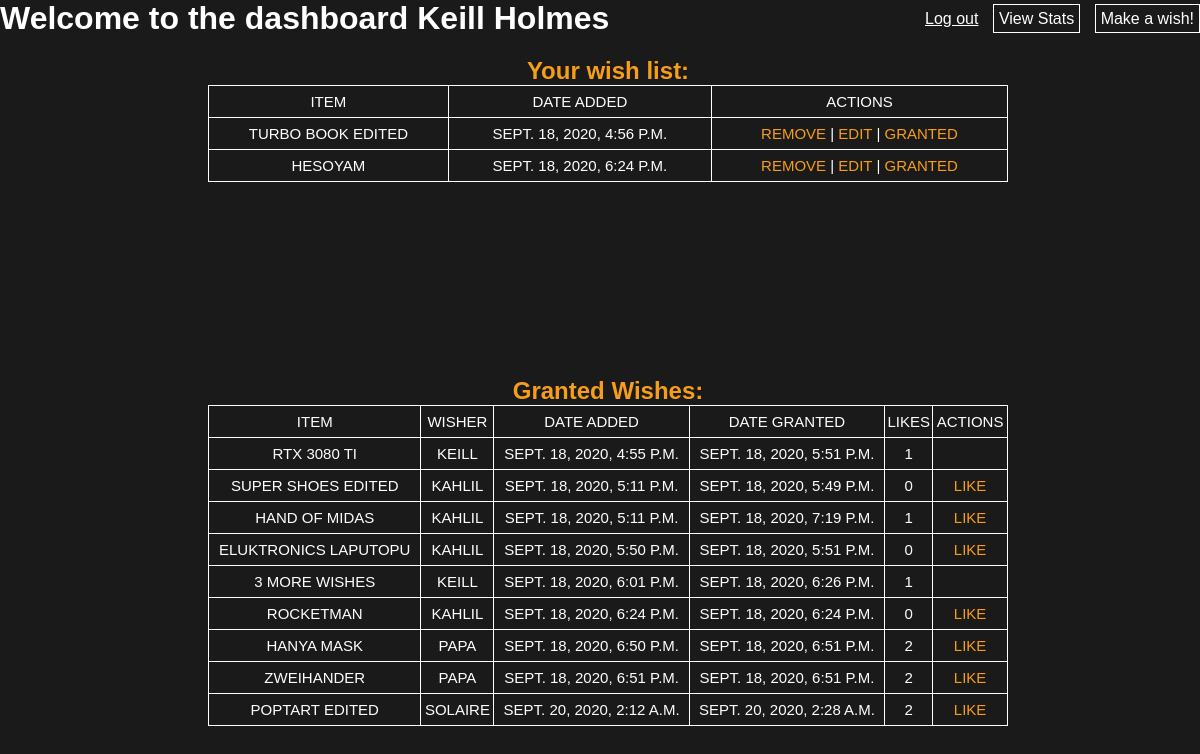
Page /wishes (signed in) on the committed database.
### examapp/models.py (models this page shows)
class User(models.Model):
    first_name = models.CharField(max_length=254)
    last_name = models.CharField(max_length=254)
    email = models.EmailField(max_length=254)
    password = models.CharField(max_length=254)
    created_at = models.DateTimeField(auto_now_add=True)
    updated_at = models.DateTimeField(auto_now=True)
    objects = UserManager()

class Wish(models.Model):
    title = models.CharField(max_length=254)
    desc = models.TextField()
    uploaded_by = models.ForeignKey('User', related_name='wish_uploaded', on_delete=models.CASCADE)
    is_granted = models.BooleanField(default=False)
    created_at = models.DateTimeField(auto_now_add=True)
    updated_at = models.DateTimeField(auto_now=True)
    users_who_liked = models.ManyToManyField('User', related_name='liked_wish')
    objects = UserManager()

### examapp/views.py (the view)
# urls.py: path('wishes', views.dashboard),
def dashboard(request):
    if 'uuid' not in request.session:
        print("NO SESSION, invalid dashboard access")
        return redirect('/')
    this_user = User.objects.get(id=request.session['uuid'])
    this_user_wishes = this_user.wish_uploaded.all()
    context = {
        'user_object': this_user,
        'all_users_wishes' : this_user_wishes.filter(is_granted=False),
        'all_wishes' : Wish.objects.filter(is_granted=True)
    }
    print("*"*50)
    print(f"User {this_user.first_name} wishes are {this_user.wish_uploaded.all()}")
    return render(request, 'dashboard.html', context)

### examapp/templates/dashboard.html (shortened to what this page needs)
<!DOCTYPE html>
<html lang="en">
<head>
    {%load static%}
    <link rel="stylesheet" href="{%static 'css/style.css'%}">
</head>
<body>
    <div class="beegcontainer">
        <div class="header_container">
            <h1>Welcome to the dashboard {{user_object.first_name}} {{user_object.last_name}}</h1>
            <section class="header_right_links">
                <a href="/logout">Log out</a>
                <a href="/wishes/stats" class="header_a_box">View Stats</a>
                <a href="/wishes/new" class="header_a_box">Make a wish!</a>
            </section>
        </div>
        <div class="maincontainer">
            <div class="top_container">
                <h2>Your wish list:</h2>
                <table class="user_wish_table">
                    <thead>
                        <tr>
                            <td>Item</td>
                            <td>Date Added</td>
                            <td>Actions</td>
                        </tr>
                    </thead>
                    <tbody>
                        {%for single_wish in all_users_wishes%}
                        <tr>
                            <td>{{single_wish.title}}</td>
                            <td>{{single_wish.created_at}}</td>
                            <td>
                                <a href="/remove/{{single_wish.id}}">Remove</a> |
                                <a href="/wishes/edit/{{single_wish.id}}">Edit</a> |
                                <a href="/grant/{{single_wish.id}}">Granted</a>
                            </td>
                        </tr>
                        {%endfor%}
                    </tbody>
                </table>
            </div>
            <div class="bot_container">
                <h2>Granted Wishes:</h2>
                <table class="all_wish_table">
                    <thead>
                        <tr>
                            <td>Item</td>
                            <td>Wisher</td>
                            <td>Date Added</td>
                            <td>Date Granted</td>
                            <td>Likes</td>
                            <td>Actions</td>
                        </tr>
                    </thead>
                    <tbody>
                        {%for single_wish in all_wishes%}
                        <tr>
                            <td>{{single_wish.title}}</td>
                            <td>{{single_wish.uploaded_by.first_name}}</td>
                            <td>{{single_wish.created_at}}</td>
                            <td>{{single_wish.updated_at}}</td>
                            <td>{{single_wish.users_who_liked.all | length}}</td>
                            <td>
                                {%if user_object.id == single_wish.uploaded_by.id%}
                                {%else%}
                                <a href="/like/{{single_wish.id}}">Like</a>
                                {%endif%}
                            </td>
                        </tr>
                        {%endfor%}
                    </tbody>
                </table>
            </div>
        </div>
    </div>
</body>
</html>

### examapp/static/css/style.css (style rules this page uses)
* { margin: 0px; padding: 0px; }
body { background-color: #1A1A1A; font-family: Verdana, Geneva, Tahoma, sans-serif; color: white; }
.header_container { display: flex; justify-content: space-between; align-items: center; }
.header_container a { color: white; }
.header_a_box { border: 1px solid white; padding: 5px; text-decoration: none; margin-left: 10px; }
.maincontainer { width: 98%; padding: 10px; }
.top_container { width: 100%; height: 300px; padding: 10px; }
.maincontainer h2 { text-align: center; color: #F79E19;; }
.bot_container { width: 100%; height: 300px; padding: 10px; }
table { border-top: 1px solid white; border-bottom: 1px solid white; border-collapse: collapse; text-transform: uppercase; font-size: 15px; margin-bottom: 15px; text-align: center; width: 800px; margin: auto; }
table td { padding: 7px 0; text-align: center; border-left: 1px solid white; border-right: 1px solid white; border-bottom: 1px solid white; }
table a { color: #F79E19; text-decoration: none; }

### rows in the picture
User: first_name "Keill", last_name "Holmes"
Wish: title "TURBO BOOK EDITED", created_at "SEPT. 18, 2020, 4:56 P.M."
Wish: title "HESOYAM", created_at "SEPT. 18, 2020, 6:24 P.M."
Wish: title "RTX 3080 TI", uploaded_by.first_name "KEILL", created_at "SEPT. 18, 2020, 4:55 P.M.", updated_at "SEPT. 18, 2020, 5:51 P.M.", users_who_liked.all|length "1"
Wish: title "SUPER SHOES EDITED", uploaded_by.first_name "KAHLIL", created_at "SEPT. 18, 2020, 5:11 P.M.", updated_at "SEPT. 18, 2020, 5:49 P.M.", users_who_liked.all|length "0"
Wish: title "HAND OF MIDAS", uploaded_by.first_name "KAHLIL", created_at "SEPT. 18, 2020, 5:11 P.M.", updated_at "SEPT. 18, 2020, 7:19 P.M.", users_who_liked.all|length "1"
Wish: title "ELUKTRONICS LAPUTOPU", uploaded_by.first_name "KAHLIL", created_at "SEPT. 18, 2020, 5:50 P.M.", updated_at "SEPT. 18, 2020, 5:51 P.M.", users_who_liked.all|length "0"
Wish: title "3 MORE WISHES", uploaded_by.first_name "KEILL", created_at "SEPT. 18, 2020, 6:01 P.M.", updated_at "SEPT. 18, 2020, 6:26 P.M.", users_who_liked.all|length "1"
Wish: title "ROCKETMAN", uploaded_by.first_name "KAHLIL", created_at "SEPT. 18, 2020, 6:24 P.M.", updated_at "SEPT. 18, 2020, 6:24 P.M.", users_who_liked.all|length "0"
Wish: title "HANYA MASK", uploaded_by.first_name "PAPA", created_at "SEPT. 18, 2020, 6:50 P.M.", updated_at "SEPT. 18, 2020, 6:51 P.M.", users_who_liked.all|length "2"
Wish: title "ZWEIHANDER", uploaded_by.first_name "PAPA", created_at "SEPT. 18, 2020, 6:51 P.M.", updated_at "SEPT. 18, 2020, 6:51 P.M.", users_who_liked.all|length "2"
Wish: title "POPTART EDITED", uploaded_by.first_name "SOLAIRE", created_at "SEPT. 20, 2020, 2:12 A.M.", updated_at "SEPT. 20, 2020, 2:28 A.M.", users_who_liked.all|length "2"
